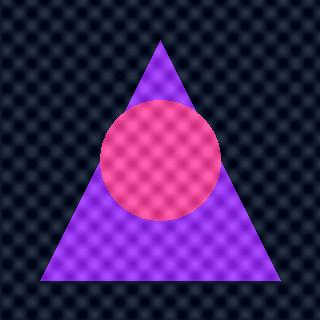
#> input picture backend/samples/sample_ai_portrait.jpg, 320 x 320 px
$ python -i frequency_analysis.py   (imports and definitions only)
#> lines starting #> are read from the running program, lines starting #| are printed output that depends on the picture; after the words box and inside, x2 and y2 are one past the last pixel; in counts of white or black regions, pixels touching at a corner belong together
#> further down, picture is the input picture: PIL image 320x320 RGB; mean R, G, B 62.9, 33.3, 88
"""
Frequency Analysis Engine for Genuine.ai
=========================================
Real-signal detection using Discrete Cosine Transform (DCT) and Fast Fourier Transform (FFT).

Key Insight (from Bird & Lotfi, CIFAKE IEEE Access 2024):
  AI-generated images produced by latent diffusion models exhibit:
  - Characteristic high-frequency grid artifacts in DCT space
  - Reduced spectral entropy (smoother frequency distribution)
  - Periodic regularity in background texture (from the latent grid)

These signals work WITHOUT trained model weights, giving genuine detection
capability independent of the CNN classifier.
"""

import numpy as np
from PIL import Image

try:
    from scipy.fft import dctn
    from scipy.stats import entropy as scipy_entropy
    SCIPY_AVAILABLE = True
except ImportError:
    SCIPY_AVAILABLE = False


def _to_grayscale_array(pil_img: Image.Image, size: int = 256) -> np.ndarray:
    """Resize to square and convert to float32 grayscale array."""
#> called with size = 256
    img = pil_img.convert("L").resize((size, size), Image.LANCZOS)
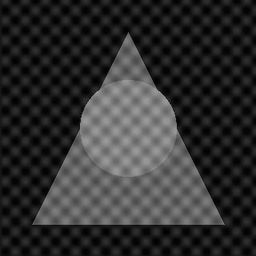
#> img: PIL image 256x256 L; min 0, max 169, mean 48.5
    return np.array(img, dtype=np.float32)


def compute_dct_features(pil_img: Image.Image) -> dict:
    """
    Computes DCT-based frequency features from an image.

    Returns:
        high_freq_ratio    - Ratio of energy in high-frequency DCT coefficients.
        spectral_entropy   - Shannon entropy of the AC DCT coefficient magnitude distribution.
        periodicity_score  - Off-axis high-frequency FFT spectral peak z-score.
        grid_artifact_score- Composite score combining frequency signals [0.0–1.0].
    """
    gray = _to_grayscale_array(pil_img, size=256)

    # ── DCT Analysis ──────────────────────────────────────────────────────────
    if SCIPY_AVAILABLE:
        dct_coeffs = dctn(gray, norm="ortho")
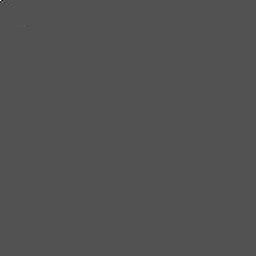
#> dct_coeffs: shape (256, 256) float32; min -5936.1, max 12409.9, mean 0.1; drawn with min black and max white
    else:
        # Fallback: manual 2D DCT via numpy FFT
        dct_coeffs = np.fft.fft2(gray).real

    dct_magnitude = np.abs(dct_coeffs)
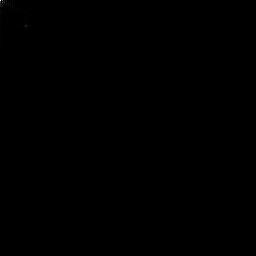
#> dct_magnitude: shape (256, 256) float32; min 2.67e-05, max 12409.9, mean 4.6; drawn with min black and max white

    # Total energy
    total_energy = np.sum(dct_magnitude ** 2) + 1e-10
#> total_energy = 273152032

    # Split into low / mid / high frequency bands
    h, w = dct_magnitude.shape
#> h = 256; w = 256
    mid_cutoff_h, mid_cutoff_w = h // 3, w // 3
#> mid_cutoff_h = 85; mid_cutoff_w = 85

    low_mid_energy = np.sum(dct_magnitude[:mid_cutoff_h, :mid_cutoff_w] ** 2)
#> low_mid_energy = 272180224
    high_energy    = total_energy - low_mid_energy
#> high_energy = 971808

    high_freq_ratio = float(high_energy / total_energy)
#> high_freq_ratio = 0.00356

    # ── AC Spectral Entropy ───────────────────────────────────────────────────
    ac_mag = dct_magnitude.copy()
    ac_mag[0, 0] = 0.0  # Exclude DC component
#> ac_mag: shape (256, 256) float32; under 0.01% of pixels changed, all inside (x1, y1, x2, y2) = (0, 0, 1, 1)
    ac_flat = ac_mag.flatten()
    ac_norm = ac_flat / (np.sum(ac_flat) + 1e-10)

    nonzero_ac = ac_norm[ac_norm > 1e-8]
    if len(nonzero_ac) > 0:
        hist, _ = np.histogram(np.log10(nonzero_ac + 1e-12), bins=32)
#> hist = 32 values, max 9915 at index 13, min 2 at index 30, mean 2045.3
        hist_prob = hist / (hist.sum() + 1e-10)
#> hist_prob = 32 values, max 0.151 at index 13, min 3.06e-05 at index 30, mean 0.0312
        if SCIPY_AVAILABLE:
            spectral_entropy = float(scipy_entropy(hist_prob + 1e-12))
#> spectral_entropy = 2.53
        else:
            spectral_entropy = float(-np.sum(hist_prob * np.log(hist_prob + 1e-12)))
        # Max theoretical entropy for 32 bins is ln(32) ≈ 3.4657
        spectral_entropy_norm = float(np.clip(spectral_entropy / 3.4657, 0.0, 1.0))
#> spectral_entropy_norm = 0.73
    else:
        spectral_entropy_norm = 0.5

    # ── Off-Axis FFT Periodicity / Grid Analysis ──────────────────────────────
    # Mask DC center (12px) AND cardinal axes (2px) to ignore horizon lines & 1D edges
    fft_mag = np.abs(np.fft.fftshift(np.fft.fft2(gray)))
    cy, cx = h // 2, w // 2
#> cy = 128; cx = 128
    high_freq_fft = fft_mag.copy()
    high_freq_fft[cy - 12:cy + 12, cx - 12:cx + 12] = 0.0
    high_freq_fft[cy - 2:cy + 2, :] = 0.0
    high_freq_fft[:, cx - 2:cx + 2] = 0.0
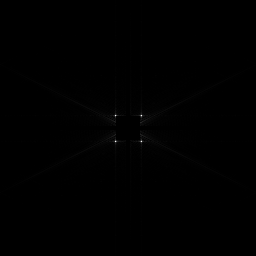
#> high_freq_fft: shape (256, 256) float64; min 0, max 312644.3, mean 917; drawn with min black and max white

    valid_pts = high_freq_fft[high_freq_fft > 0]
    if len(valid_pts) > 10:
        fft_max    = float(np.max(valid_pts))
#> fft_max = 312644.3
        fft_median = float(np.median(valid_pts))
#> fft_median = 471.1
        fft_std    = float(np.std(valid_pts)) + 1e-10
#> fft_std = 3427.8
        z_peak     = (fft_max - fft_median) / fft_std
#> z_peak = 91.07
        periodicity_score = float(np.clip((z_peak - 10.0) / 25.0, 0.0, 1.0))
#> periodicity_score = 1
    else:
        periodicity_score = 0.0

    # ── Grid Artifact Score (Composite) ───────────────────────────────────────
    grid_artifact_score = float(np.clip(
        0.65 * periodicity_score
        + 0.20 * min(high_freq_ratio / 0.015, 1.0)
        + 0.15 * (1.0 - spectral_entropy_norm),
        0.0, 1.0
    ))
#> grid_artifact_score = 0.738

    return {
        "high_freq_ratio":     round(high_freq_ratio, 4),
        "spectral_entropy":    round(spectral_entropy_norm, 4),
        "periodicity_score":   round(periodicity_score, 4),
        "grid_artifact_score": round(grid_artifact_score, 4),
    }


# [79 lines left out: functions compute_noise_analysis, run_full_frequency_analysis, not called in this run]

>>> from PIL import Image
>>> picture = Image.open('samples/sample_ai_portrait.jpg')
>>> result = compute_dct_features(picture)
#> result = {'high_freq_ratio': 0.0036, 'spectral_entropy': 0.73, 'periodicity_score': 1, 'grid_artifact_score': 0.738}
